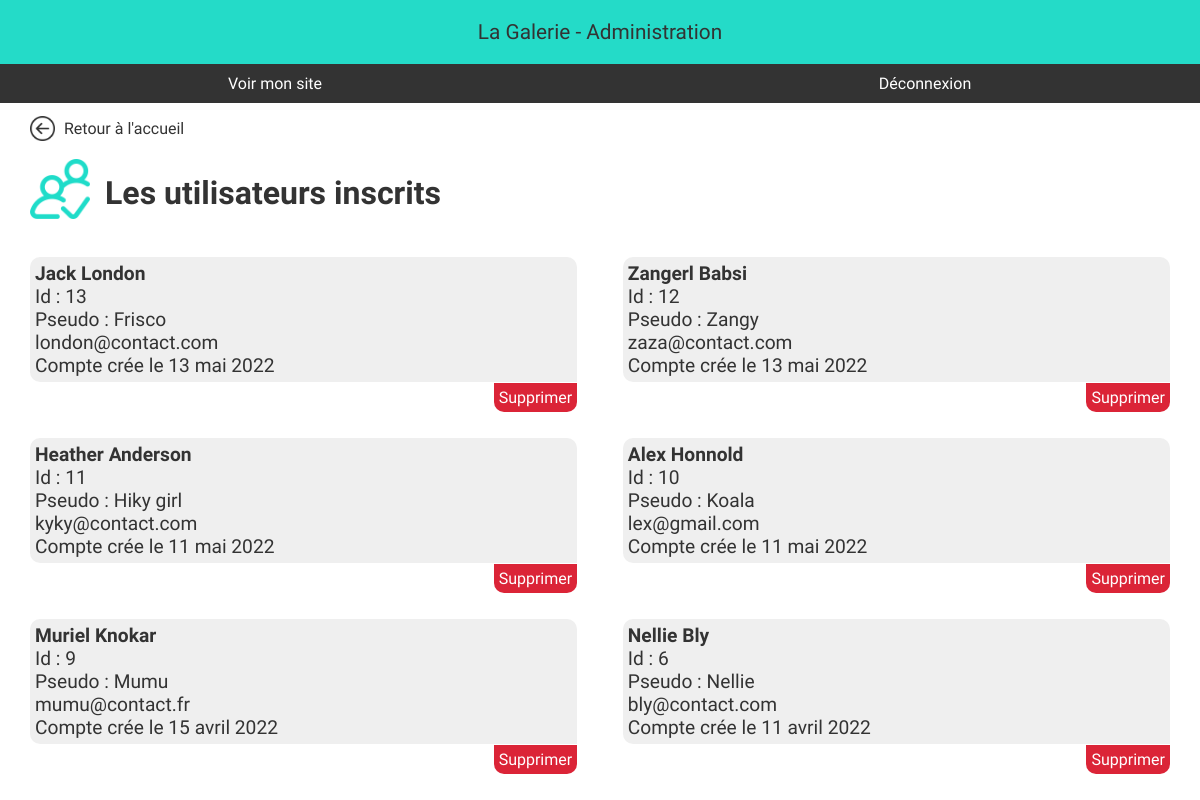
Page /indexAdmin.php?action=followers (signed in) on the committed database.
### tables this page shows
CREATE TABLE IF NOT EXISTS `users` (
  `id` int(11) unsigned NOT NULL AUTO_INCREMENT,
  `firstname` varchar(50) NOT NULL,
  `lastname` varchar(50) NOT NULL,
  `pseudo` varchar(50) NOT NULL,
  `mdp` varchar(255) NOT NULL,
  `confirm_mdp` varchar(255) NOT NULL,
  `email` varchar(50) NOT NULL,
  `created_at` timestamp NOT NULL DEFAULT CURRENT_TIMESTAMP,
  PRIMARY KEY (`id`),
  UNIQUE KEY `email` (`email`)
);

### app/Controllers/AdminController.php (called while the page is built, shortened)
<?php
class AdminController extends Controller
{
    function subscribersList()
    {
        $userss = new \Projet\Models\AdminModel();
        $seeUsers = $userss->getInfosUsers();
        $data = $seeUsers->fetchAll();
        return $this->viewAdmin('subscribersList', $data);
    }
}

### app/Models/AdminModel.php (called while the page is built, shortened)
<?php
class AdminModel extends Manager
{
        public function getInfosUsers()
        {
        $db = $this->dbConnect();
        $req = $db->prepare('SELECT id, firstname, lastname, pseudo, email, DATE_FORMAT(created_at, "Compte crée le %d %M %Y") AS created_at FROM users ORDER BY id DESC');
        $req->execute();
        return $req;
        }
}

### app/views/Admin/subscribersList.php (the view)
<?php include ('header.php'); ?>
<main class="container forms" id="usersList">
    <div class="backToMenu">
        <a href="/indexAdmin.php?action=dashBoard" title="retour accueil"><img src="/app/public/Administration/img/back-button.png" alt="fleche gauche">
            Retour à l'accueil</a>
    </div>
    <h1><img src="/app/public/Administration/img/followers.png" alt="logo user">Les utilisateurs inscrits</h1>
    <div class="flexList">
        <?php foreach($datas as $data){ ?>
            <div class="fullMail">
                <div class="mail">
                    <p class="idUser"><?=$data['firstname']?> <?= $data['lastname'] ?></p>
                    <p>Id : <?=$data['id'] ?></p>
                    <p>Pseudo : <?=$data['pseudo'] ?></p>
                    <p><?=$data['email'] ?></p>
                    <p><?=$data['created_at'] ?></p>
                </div>
                <div class="delete">
                    <a href="indexAdmin.php?action=deleteUser&id=<?= $data['id'] ?>" title="supprimer un utilisateur">Supprimer</a>
                </div>
            </div>
        <?php } ?>
    </div>
</main>
<?php include ('footer.php'); ?>

### app/public/Administration/css/style.css (style rules this page uses)
:root { --light: #fff; --dark: #333; --red: #DB2437; --blue: #24DBC8; }
* { margin: 0; padding: 0; box-sizing: border-box; font-family: 'Sora', sans-serif; color: #333; }
.container { width: 95%; max-width: 1200px; margin: 0 auto; }
a { text-decoration: none; }
main { font-size: 1.4rem; }
h1 { font-size: 2rem; margin-top:20px ; }
.backToMenu { margin: 10px 0; }
.backToMenu a { width: 300px; border-radius: 10px; font-size: 1rem; }
.backToMenu img { width: 25px; margin-right: 5px; margin-bottom: -7px; }
#mailsPage h1 img, #adminComments h1 img, #usersList h1 img { width: 60px; margin-right: 15px; margin-bottom: -15px; }
#mailsPage h1, #usersList h1, #adminComments h1 { margin-bottom: 30px; }
#mailsPage .mail, #usersList .mail, #adminComments .commentContent { background-color: rgba(154, 154, 154, 0.158); border-radius: 10px 10px 0 10px; padding: 5px; margin-top: 15px; font-size: 1.2rem; }
.delete { text-align: end; }
.delete a { background-color: var(--red); color: var(--light); font-size: 1rem; padding: 5px; border-radius: 0 0 10px 10px; }
#usersList .mail .idUser { font-weight: 600; }
@media all and (min-width:992px) { #usersList .flexList, #adminComments .flexList { display: flex; flex-wrap: wrap; justify-content: space-between; } }
@media all and (min-width:992px) { #usersList .fullMail, #adminComments .userComments { width: 48%; margin-bottom: 15px; } }

### rows in the picture
users: firstname "Jack", lastname "London", id "13", pseudo "Frisco", email "london@contact.com", created_at "Compte crée le 13 mai 2022"
users: firstname "Zangerl", lastname "Babsi", id "12", pseudo "Zangy", email "zaza@contact.com", created_at "Compte crée le 13 mai 2022"
users: firstname "Heather", lastname "Anderson", id "11", pseudo "Hiky girl", email "kyky@contact.com", created_at "Compte crée le 11 mai 2022"
users: firstname "Alex", lastname "Honnold", id "10", pseudo "Koala", email "lex@gmail.com", created_at "Compte crée le 11 mai 2022"
users: firstname "Muriel", lastname "Knokar", id "9", pseudo "Mumu", email "mumu@contact.fr", created_at "Compte crée le 15 avril 2022"
users: firstname "Nellie", lastname "Bly", id "6", pseudo "Nellie", email "bly@contact.com", created_at "Compte crée le 11 avril 2022"
